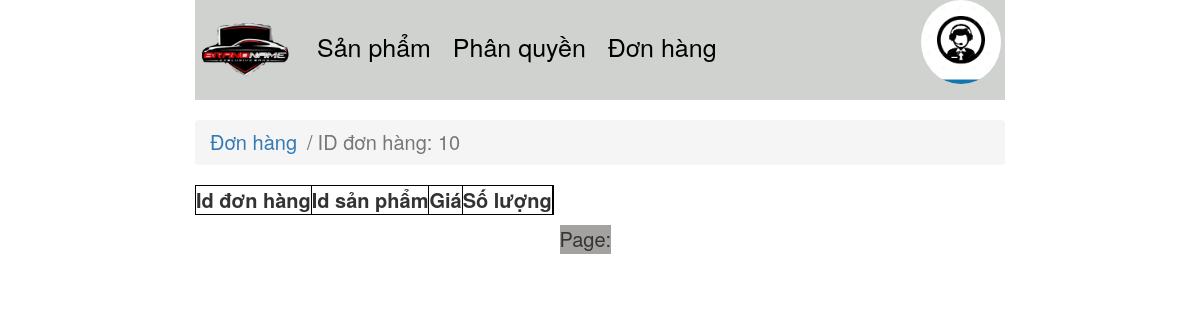
The app's page /DoAnWeb/Admin/Views/ChitietDH/index.php?id=10, older data.
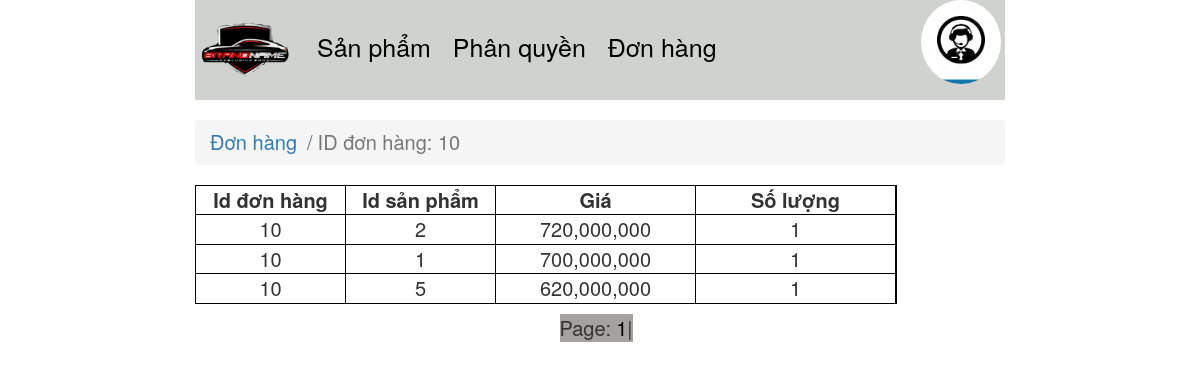
The same page, newer data.
### tables this page shows
CREATE TABLE `tbl_chitietdh` (
  `id_dh` int(11) NOT NULL,
  `id_product` int(11) NOT NULL,
  `price` int(11) NOT NULL,
  `soluong` int(11) NOT NULL
);

### DoAnWeb/Admin/Controllers/ChitietdhController.php (called while the page is built)
<?php
include_once "../../Models/ChitietdhModel.php";
    class ChitietdhController
    {
        public $model;
        function __construct()
        {
            $this->model = new ChitietdhModel();
        }
        function XemChiTiet()
        {
            $page = isset($_GET["page"])? $_GET["page"]:1;
            $page = is_numeric($page)?$page : 1;
            $pagesize = 6;
            $from = ($page-1)*$pagesize;
            $Listdh = $this->model->GetList($_GET['id'] ,$from, $pagesize);
            $total = ceil($this->model->Count($_GET['id'])/$pagesize);
            include_once "../../Views/ChitietDH/xemchitiet.php";
        }
    }
?>

### DoAnWeb/Admin/Models/db_module.php (called while the page is built, shortened)
<?php
    function ExecuteQuery($link, $query)
    {
        return mysqli_query($link, $query);
    }
?>

### DoAnWeb/Admin/Models/ChitietdhModel.php (called while the page is built, shortened)
<?php
    include_once "db_module.php";
    include_once "Chitietdh.php";
    class ChitietdhModel
    {
        function Count($id)
        {
            $link=null;
            $result = ExecuteQuery($link, "select Count(*) from tbl_chitietdh where id_dh = $id");
            $row = mysqli_fetch_row($result);
            return $row[0];
        }
        function GetList($id, $from, $size)
        {
            $link=null;
            $result = ExecuteQuery($link, "select * from tbl_chitietdh where id_dh = $id limit $from, $size");
            $data = array();
            while($rows = mysqli_fetch_assoc($result))
            {
                $dh = new Chitietdh($rows['id_dh'], $rows['id_product'], $rows['price'], $rows['soluong']);
                array_push($data, $dh);
            }
            return $data;
        }
    }
?>

### DoAnWeb/Admin/Models/Chitietdh.php (called while the page is built, shortened)
<?php
    class Chitietdh
    {
        function __construct($id_dh, $id_product, $price, $soluong)
        {
            $this->id_dh = $id_dh;
            $this->id_product = $id_product;
            $this->price = $price;
            $this->soluong = $soluong;
        }
    }
?>

### DoAnWeb/Admin/Views/ChitietDH/xemchitiet.php (the view)
<!DOCTYPE html>
<html lang="en">
<body>
    <?php
    echo
    "
        <nav aria-label='breadcrumb' style='font-size: 20px; margin-top: 20px'>
                <ol class='breadcrumb'>
                    <li class='breadcrumb-item '><a href='../DonHang' >Đơn hàng</a></li>
                    <li class='breadcrumb-item active'>ID đơn hàng: ".$_GET['id']."</li>
                </ol>
        </nav>
        <table style='font-size: 20px; margin-top: 10px;'>
            <tr>
                <th style='text-align: center; '>Id đơn hàng</th>
                <th style='text-align: center; '>Id sản phẩm</th>
                <th style='text-align: center; '>Giá</th>
                <th style='text-align: center; '>Số lượng</th>
                <th style='text-align: center; '></th>
            </tr>
    ";
    foreach($Listdh as $dh)
    {
        echo
        "
                <tr>
                <td style='text-align: center; width: 150px;'>".$dh->id_dh."</td>
                <td style='text-align: center; width: 150px;'>$dh->id_product</td>
                <td style='text-align: center; width: 200px;'>".number_format($dh->price)."</td>
                <td style='text-align: center; width: 200px;'>$dh->soluong</td>
                </tr>
        ";
    }
    echo "</table>";
    echo "
    <div style='display: inline-flex; background-color: #A3A2A0; font-size: 20px; margin-left: 45%; margin-top: 10px;'>
    Page: ";
    for($i = 1; $i <= $total; $i++)
    {
        echo
        "
            <a style='color: black; margin-left: 5px;' href='./?page=".$i."'>$i</a>|
        ";
    }
    echo "</div>"
    ?>
</body>
</html>

### DoAnWeb/Admin/Views/ChitietDH/index.php (shortened to what this page needs)
<!DOCTYPE html>
<html lang="en">
<head>
    <link rel="stylesheet" href="https://cdn.jsdelivr.net/npm/bootstrap@4.6.2/dist/css/bootstrap.min.css">
    <link href="//maxcdn.bootstrapcdn.com/bootstrap/3.3.6/css/bootstrap.min.css" type="text/css" rel="stylesheet">
    <link rel="stylesheet" href="../../styles/header.css">
    <link rel="stylesheet" href="../../styles/content.css">
</head>
<body>
    <div class='container'>
        <div class='header'>
            <div class='header-wrap'>
                <div class='header-left'>
                    <img class = 'logo-header' src="../../../images/car-logo.png" alt="logo" style="width: 100px">
                    <a class="ml-4" href="./">Sản phẩm</a>
                    <a class="ml-4" href="../PhanQuyen">Phân quyền</a>
                    <a class="ml-4" href="../DonHang">Đơn hàng</a>
                </div>
                <div class="header-right">
                    <img class="user rounded-circle" src="../../imgs/image-account.jpg" alt="">
                    <label for='ckb_tk' id='lb_tk'><?php echo $_SESSION['username'] ?></label><br>
                </div>
            </div>
        </div>
        <div class='content'>
            <?php
            include_once "../../Controllers/ChitietdhController.php";
            $controller = new ChitietdhController();
            $controller->XemChiTiet();
            ?>
        </div>
    </div>
</body>
</html>

### DoAnWeb/Admin/styles/header.css (style rules this page uses)
.container { width: 70%; max-width: 100%; padding-bottom: 20px; }
.header { background-color: #CFD2CF; }
.header-left { font-size: 25px; display: inline-block; }
.header-left a { color: black; }
.header-right { float: right; }

### DoAnWeb/Admin/styles/content.css (style rules this page uses)
table, th, td { border:1px solid black; }

### DoAnWeb/Admin/Views/ChitietDH/index.php (style rules this page uses)
.header-left { font-size: 25px; display: inline-block; }
.user { width:80px; }

Row changes from the older to the newer data that the page shows:
added tbl_chitietdh: id_dh "10", id_product "2", price "720,000,000", soluong "1"
added tbl_chitietdh: id_dh "10", id_product "1", price "700,000,000", soluong "1"
added tbl_chitietdh: id_dh "10", id_product "5", price "620,000,000", soluong "1"
Text that changed along with them:
new list line: "1 |"
